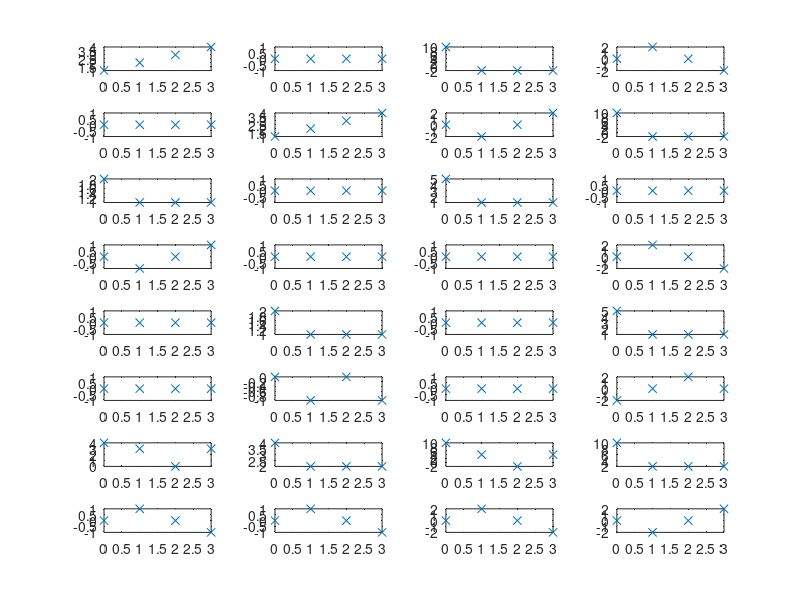

Here is the MATLAB script that generated this plot:
% Original signals.
f = {[1, 2, 3, 4];
     1i*[1, 2, 3, 4];
     [2, 1, 1, 1];
     [0, -1, 0, 1];
     1i*[2, 1, 1, 1];
     1i*[0, -1, 0, -1];
     [4+4i, 3+2i, 2i, 3+2i];
     [0, 1+1i, 0, -1-1j]};
K = length(f);

% Calculations for each signal.
for k = 1:K
    % Fourier transform.
    F{k} = fft(f{k});

    % Display results in the consol.
    disp('Function');
    disp(f{k});
    disp('Spectrum');
    disp(F{k});

    % Plotting.
    subplot(K, 4, 4*(k-1) + 1);
    plot(0:3, real(f{k}), 'x');
    subplot(K, 4, 4*(k-1) + 2);
    plot(0:3, imag(f{k}), 'x');
    subplot(K, 4, 4*(k-1) + 3);
    plot(0:3, real(F{k}), 'x');
    subplot(K, 4, 4*(k-1) + 4);
    plot(0:3, imag(F{k}), 'x');
end